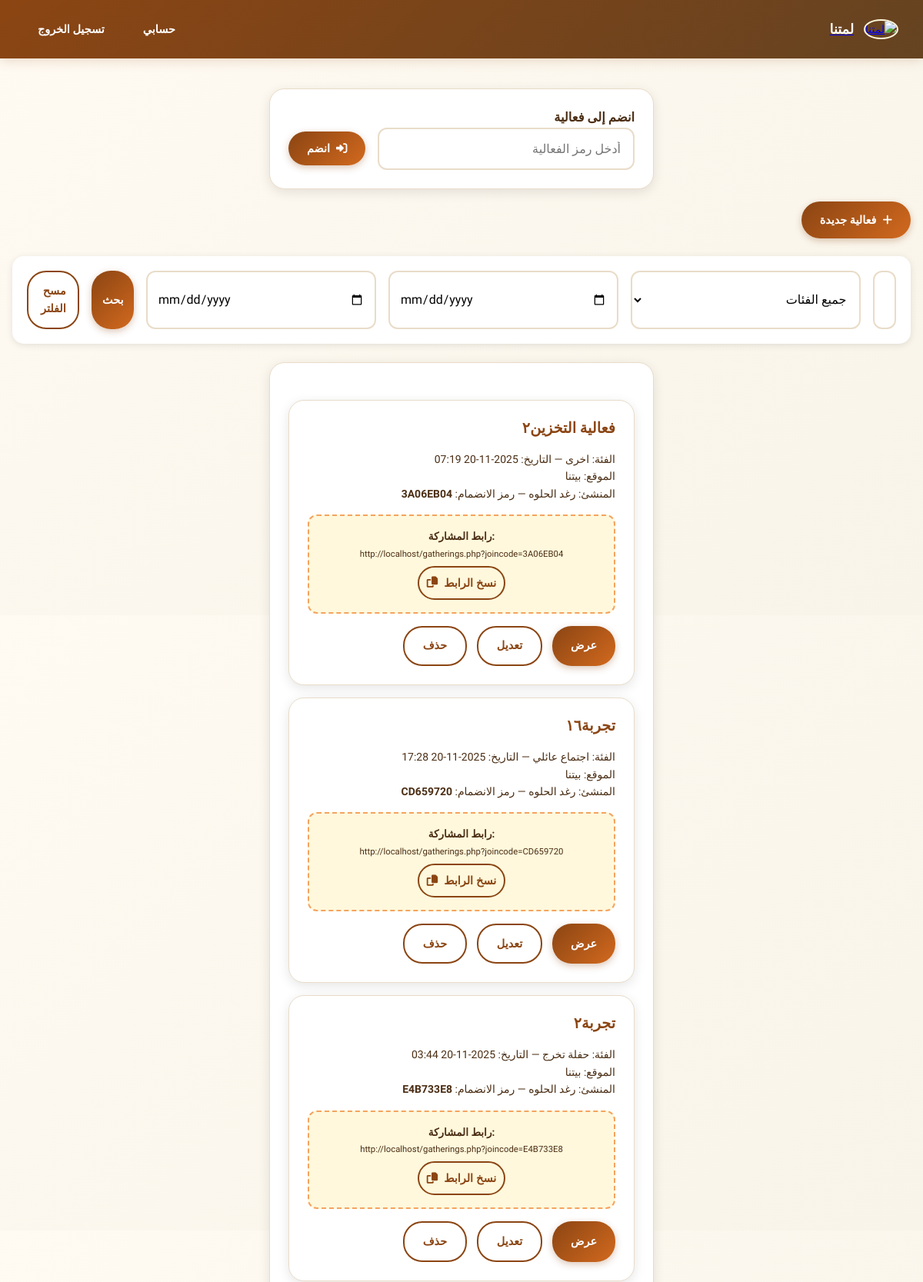
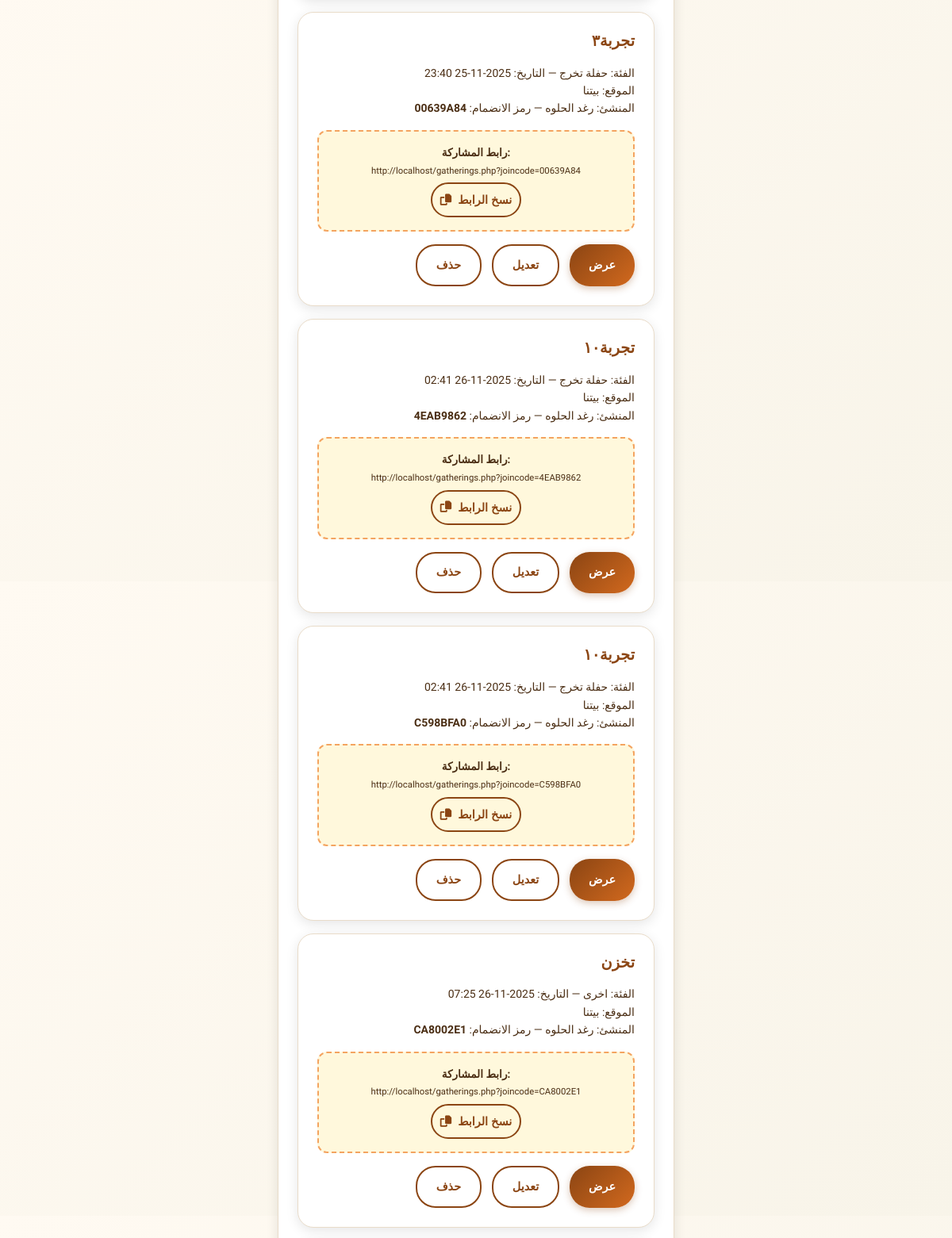
The app's page /gatherings.php (signed in, upper part) with its own data (2 pictures, top to bottom).
### tables this page shows
CREATE TABLE `gathering` (
  `GatheringID` int NOT NULL,
  `date` date NOT NULL,
  `category` varchar(20) NOT NULL,
  `name` varchar(100) NOT NULL,
  `location` varchar(100) NOT NULL,
  `time` time NOT NULL,
  `joinCode` varchar(20) NOT NULL,
  `adminID` int NOT NULL,
  `latitude` decimal(10,8) DEFAULT NULL,
  `longitude` decimal(11,8) DEFAULT NULL
);

CREATE TABLE `user` (
  `UserID` int NOT NULL,
  `Name` varchar(100) NOT NULL,
  `Email` varchar(100) NOT NULL,
  `Password` varchar(100) NOT NULL
);

### db.php (called while the page is built, shortened)
<?php
function escapeHtml($text) {
    return htmlspecialchars($text ?? '', ENT_QUOTES, 'UTF-8');
}
?>

### gatherings.php (the view, shortened to what this page needs)
<?php
require_once 'config.php';
$search = $_GET['search'] ?? '';
$from = $_GET['from'] ?? '';
$to = $_GET['to'] ?? '';
$query = "SELECT g.*, u.Name as admin_name
          FROM Gathering g
          JOIN user u ON g.adminID = u.UserID
          WHERE g.GatheringID IN (
              SELECT GatheringID FROM Participant WHERE UserID = ?
              UNION
              SELECT GatheringID FROM Gathering WHERE adminID = ?
          )";
$params = [$_SESSION['user_id'], $_SESSION['user_id']];
$query .= " ORDER BY g.date ASC";
$stmt = $pdo->prepare($query);
$stmt->execute($params);
$gatherings = $stmt->fetchAll(PDO::FETCH_ASSOC);
?>
<!doctype html>
<html lang="ar" dir="rtl">
<head>
  <link rel="stylesheet" href="https://cdnjs.cloudflare.com/ajax/libs/font-awesome/6.4.0/css/all.min.css">
  <link rel="stylesheet" href="style.css">
</head>
<body>
  <header class="navbar">
    <div class="logo-container">
      <a href="index.php" class="logo-link"><img src="../Lammatna.png" alt="لمتنا" class="logo"></a>
      <a href="index.php" class="site-title-link"><h1 class="site-title">لمتنا</h1></a>
    </div>
    <nav class="nav-links">
      <a href="profile.php">حسابي</a>
      <a href="logout.php">تسجيل الخروج</a>
    </nav>
  </header>
  <main class="container">
      <br>
    <div class="form-panel">
      <h3>انضم إلى فعالية</h3>
      <form method="GET" style="display: flex; gap: 1rem; align-items: center;">
        <input type="text" name="joincode" placeholder="أدخل رمز الفعالية" style="flex: 1;"
               value="<?php echo escapeHtml($_GET['joincode'] ?? ''); ?>">
        <button type="submit" class="btn success">
          <i class="fas fa-sign-in-alt"></i> انضم
        </button>
      </form>
    </div>
    <a href="create.php" class="btn" style="color: white;">
      <i class="fas fa-plus"></i> فعالية جديدة
    </a>
    <br><br>
    <div class="filter-section">
      <form method="GET" style="display: contents;">
        <input type="text" name="search" placeholder="🔍 ابحث في الفعاليات..." style="flex: 2;"
               value="<?php echo escapeHtml($search); ?>">
        <select name="category">
          <option value="">جميع الفئات</option>
        </select>
        <input type="date" name="from" placeholder="من تاريخ" value="<?php echo escapeHtml($from); ?>">
        <input type="date" name="to" placeholder="إلى تاريخ" value="<?php echo escapeHtml($to); ?>">
        <button type="submit" class="btn">بحث</button>
        <a href="gatherings.php" class="btn outline">مسح الفلتر</a>
      </form>
    </div>
    <div class="form-panel">
      <section class="gathering-list">
        <?php if (empty($gatherings)): ?>
          <p class="muted">لا توجد فعاليات مطابقة.</p>
        <?php else: ?>
          <?php foreach ($gatherings as $gathering): ?>
            <div class="gathering-card">
              <div class="meta">
                <h3><?php echo escapeHtml($gathering['name']); ?></h3>
                <p>الفئة: <?php echo escapeHtml($gathering['category']); ?> — التاريخ: <?php echo date('Y-m-d H:i', strtotime($gathering['date'] . ' ' . $gathering['time'])); ?></p>
                <p>الموقع: <?php echo escapeHtml($gathering['location']); ?></p>
                <p class="muted">المنشئ: <?php echo escapeHtml($gathering['admin_name']); ?> — رمز الانضمام: <strong><?php echo escapeHtml($gathering['joinCode']); ?></strong></p>
                <div class="share-link">
                  <strong>رابط المشاركة:</strong><br>
                  <small><?php echo escapeHtml("http://$_SERVER[HTTP_HOST]/gatherings.php?joincode=" . $gathering['joinCode']); ?></small>
                  <button class="btn outline copy-link" data-link="<?php echo escapeHtml("http://$_SERVER[HTTP_HOST]/gatherings.php?joincode=" . $gathering['joinCode']); ?>" style="margin-top: 5px; padding: 5px 10px;">
                    <i class="fas fa-copy"></i> نسخ الرابط
                  </button>
                </div>
              </div>
              <div class="actions">
                <a href="gathering.php?id=<?php echo $gathering['GatheringID']; ?>" class="btn">عرض</a>
                <?php if ($gathering['adminID'] == $_SESSION['user_id']): ?>
                  <a href="create.php?edit=<?php echo $gathering['GatheringID']; ?>" class="btn outline">تعديل</a>
                  <a href="delete_gathering.php?id=<?php echo $gathering['GatheringID']; ?>" class="btn outline" onclick="return confirm('هل أنت متأكد من حذف هذه الفعالية؟')">حذف</a>
                <?php else: ?>
                  <a href="leave_gathering.php?id=<?php echo $gathering['GatheringID']; ?>" class="btn outline" onclick="return confirm('هل تريد الخروج من الفعالية؟')">الخروج</a>
                <?php endif; ?>
              </div>
            </div>
          <?php endforeach; ?>
        <?php endif; ?>
      </section>
    </div>
  </main>
</body>
</html>

### style.css (style rules this page uses)
* { box-sizing: border-box; margin: 0; padding: 0; }
:root { --primary: #8B4513; --primary-dark: #654321; --secondary: #D2691E; --accent: #F4A460; --light: #FFF8DC; --text: #4b2e14; --text-light: #7a5c3c; --success: #28a745; --warning: #ffc107; --danger: #dc3545; --gray: #6c757d; --border: #e9dcc9; }
body { font-family: 'Tajawal', sans-serif; background: linear-gradient(135deg, #fffaf2 0%, #f8f4e9 100%); color: var(--text); line-height: 1.6; overflow-x: hidden; font-size: 16px; padding-bottom: 60px; }
.navbar { background: linear-gradient(135deg, var(--primary) 0%, var(--primary-dark) 100%); display: flex; justify-content: space-between; align-items: center; padding: 1rem; box-shadow: 0 2px 15px rgba(139, 69, 19, 0.2); position: sticky; top: 0; z-index: 1000; }
.logo-container { display: flex; align-items: center; gap: 0.8rem; flex: 1; }
.logo { width: 40px; height: 40px; border-radius: 50%; object-fit: cover; border: 2px solid var(--light); }
.site-title { font-size: 1.1rem; color: white; font-weight: 700; }
.nav-links { display: flex; gap: 0.5rem; flex-wrap: wrap; justify-content: center; }
.nav-links a { color: white; text-decoration: none; font-weight: 600; padding: 0.5rem 0.8rem; border-radius: 25px; transition: all 0.3s ease; border: 1px solid transparent; font-size: 0.8rem; text-align: center; min-width: 60px; }
.actions { display: flex; gap: 0.8rem; flex-wrap: wrap; justify-content: center; }
.btn { background: linear-gradient(135deg, var(--primary) 0%, var(--secondary) 100%); color: white; padding: 0.8rem 1.5rem; border: none; border-radius: 25px; cursor: pointer; text-decoration: none; font-weight: 700; font-size: 0.9rem; transition: all 0.3s ease; box-shadow: 0 3px 10px rgba(139, 69, 19, 0.3); display: inline-flex; align-items: center; justify-content: center; gap: 0.5rem; min-height: 44px; min-width: 44px; }
.btn.outline { background: transparent; border: 2px solid var(--primary); color: var(--primary); box-shadow: none; }
.form-panel { background: white; border-radius: 20px; padding: 1.5rem; box-shadow: 0 4px 15px rgba(0, 0, 0, 0.1); width: 100%; margin: 1rem auto; border: 1px solid var(--border); }
input, select, textarea { width: 100%; padding: 1rem; border: 2px solid var(--border); border-radius: 12px; font-size: 1rem; transition: all 0.3s ease; background: white; font-family: 'Tajawal', sans-serif; min-height: 50px; }
.gathering-list { display: grid; grid-template-columns: 1fr; gap: 1rem; margin: 1.5rem 0; }
.gathering-card { background: white; border-radius: 20px; padding: 1.5rem; box-shadow: 0 4px 15px rgba(0, 0, 0, 0.1); transition: all 0.3s ease; border: 1px solid var(--border); position: relative; }
.gathering-card h3 { color: var(--primary); margin-bottom: 1rem; font-size: 1.2rem; line-height: 1.3; }
.share-link { background: var(--light); border: 2px dashed var(--accent); border-radius: 12px; padding: 1rem; margin: 1rem 0; text-align: center; direction: ltr; word-break: break-all; font-size: 0.85rem; }
.filter-section { background: white; border-radius: 15px; padding: 1.2rem; margin-bottom: 1.5rem; box-shadow: 0 2px 10px rgba(0,0,0,0.1); display: flex; flex-direction: column; gap: 1rem; }
.filter-section select, .filter-section input { width: 100%; padding: 0.8rem; min-height: 45px; }
.container { padding: 0 1rem; max-width: 100%; margin: 0 auto; }
@media (min-width: 768px) { body { font-size: 14px; } }
@media (min-width: 768px) { .navbar { flex-direction: row; padding: 1rem 2rem; } }
@media (min-width: 768px) { .nav-links { gap: 1rem; } }
@media (min-width: 768px) { .nav-links a { font-size: 0.9rem; padding: 0.6rem 1rem; } }
@media (min-width: 768px) { .actions { justify-content: flex-start; } }
@media (min-width: 768px) { .form-panel { max-width: 500px; } }
@media (min-width: 768px) { .gathering-list { grid-template-columns: repeat(auto-fill, minmax(350px, 1fr)); } }
@media (min-width: 768px) { .filter-section { flex-direction: row; } }

### records on screen
gathering: name "فعالية التخزين٢", category "اخرى", date+time "2025-11-20 07:19", location "بيتنا", adminID.Name "رغد الحلوه", joinCode "3A06EB04", joinCode "http://localhost/gatherings.php?joincode=3A06EB04"
gathering: name "تجربة١٦", category "اجتماع عائلي", date+time "2025-11-20 17:28", location "بيتنا", adminID.Name "رغد الحلوه", joinCode "CD659720", joinCode "http://localhost/gatherings.php?joincode=CD659720"
gathering: name "تجربة٢", category "حفلة تخرج", date+time "2025-11-20 03:44", location "بيتنا", adminID.Name "رغد الحلوه", joinCode "E4B733E8", joinCode "http://localhost/gatherings.php?joincode=E4B733E8"
gathering: name "تجربة٣", category "حفلة تخرج", date+time "2025-11-25 23:40", location "بيتنا", adminID.Name "رغد الحلوه", joinCode "00639A84", joinCode "http://localhost/gatherings.php?joincode=00639A84"
gathering: name "تجربة١٠", category "حفلة تخرج", date+time "2025-11-26 02:41", location "بيتنا", adminID.Name "رغد الحلوه", joinCode "4EAB9862", joinCode "http://localhost/gatherings.php?joincode=4EAB9862"
gathering: name "تجربة١٠", category "حفلة تخرج", date+time "2025-11-26 02:41", location "بيتنا", adminID.Name "رغد الحلوه", joinCode "C598BFA0", joinCode "http://localhost/gatherings.php?joincode=C598BFA0"
gathering: name "تخزن", category "اخرى", date+time "2025-11-26 07:25", location "بيتنا", adminID.Name "رغد الحلوه", joinCode "CA8002E1", joinCode "http://localhost/gatherings.php?joincode=CA8002E1"
